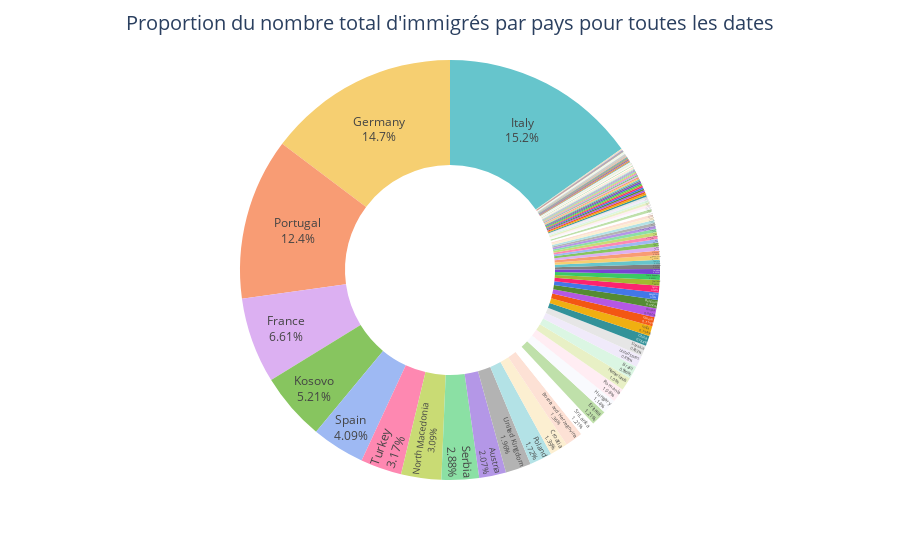

The notebook cell saved with this chart:
### Code cell
import pandas as pd
import plotly.express as px

# Lire le fichier CSV dans un DataFrame
df = pd.read_csv('dataset_reformate2.csv')

# Filtrer les lignes où la colonne 'pays' contient le mot 'Total'
df_filtered = df[~df['pays'].str.contains('Total')]

# Calculer la somme de 'nombre_total' pour chaque 'pays' pour toutes les dates
df_sum = df_filtered.groupby('pays')['nombre_total'].sum().reset_index()

# Créer le graphique en anneau
fig = px.pie(df_sum, 
             values='nombre_total', 
             names='pays', 
             hole=0.5,  # Pour créer l'anneau
             color_discrete_sequence=px.colors.qualitative.Pastel)  # Couleurs pastel

# Améliorer l'apparence du graphique
fig.update_traces(textposition='inside', textinfo='percent+label')
fig.update_layout(title="Proportion du nombre total d'immigrés par pays pour toutes les dates",
                  title_font_size=20,
                  title_x=0.5, 
                  title_xanchor='center',
                  showlegend=False)  # Masquer la légende

# Afficher le graphique
fig.show()

### Figure 1 — Plotly figure (JSON) as saved in the notebook; plotly's stock layout.template omitted (floating-point values rounded to 4 significant figures; data arrays with more than 128 entries replaced by an {"elided": "..."} marker saying what was removed)
{"data": [{"domain": {"x": [0, 1], "y": [0, 1]}, "hole": 0.5, "hovertemplate": "pays=%{label}<br>nombre_total=%{value}<extra></extra>", "labels": {"elided": "193 str values"}, "legendgroup": "", "name": "", "showlegend": true, "textinfo": "percent+label", "textposition": "inside", "type": "pie", "values": {"elided": "193 int values"}}], "layout": {"legend": {"tracegroupgap": 0}, "margin": {"t": 60}, "piecolorway": ["rgb(102, 197, 204)", "rgb(246, 207, 113)", "rgb(248, 156, 116)", "rgb(220, 176, 242)", "rgb(135, 197, 95)", "rgb(158, 185, 243)", "rgb(254, 136, 177)", "rgb(201, 219, 116)", "rgb(139, 224, 164)", "rgb(180, 151, 231)", "rgb(179, 179, 179)"], "showlegend": false, "title": {"font": {"size": 20}, "text": "Proportion du nombre total d'immigrés par pays pour toutes les dates", "x": 0.5, "xanchor": "center"}}}
